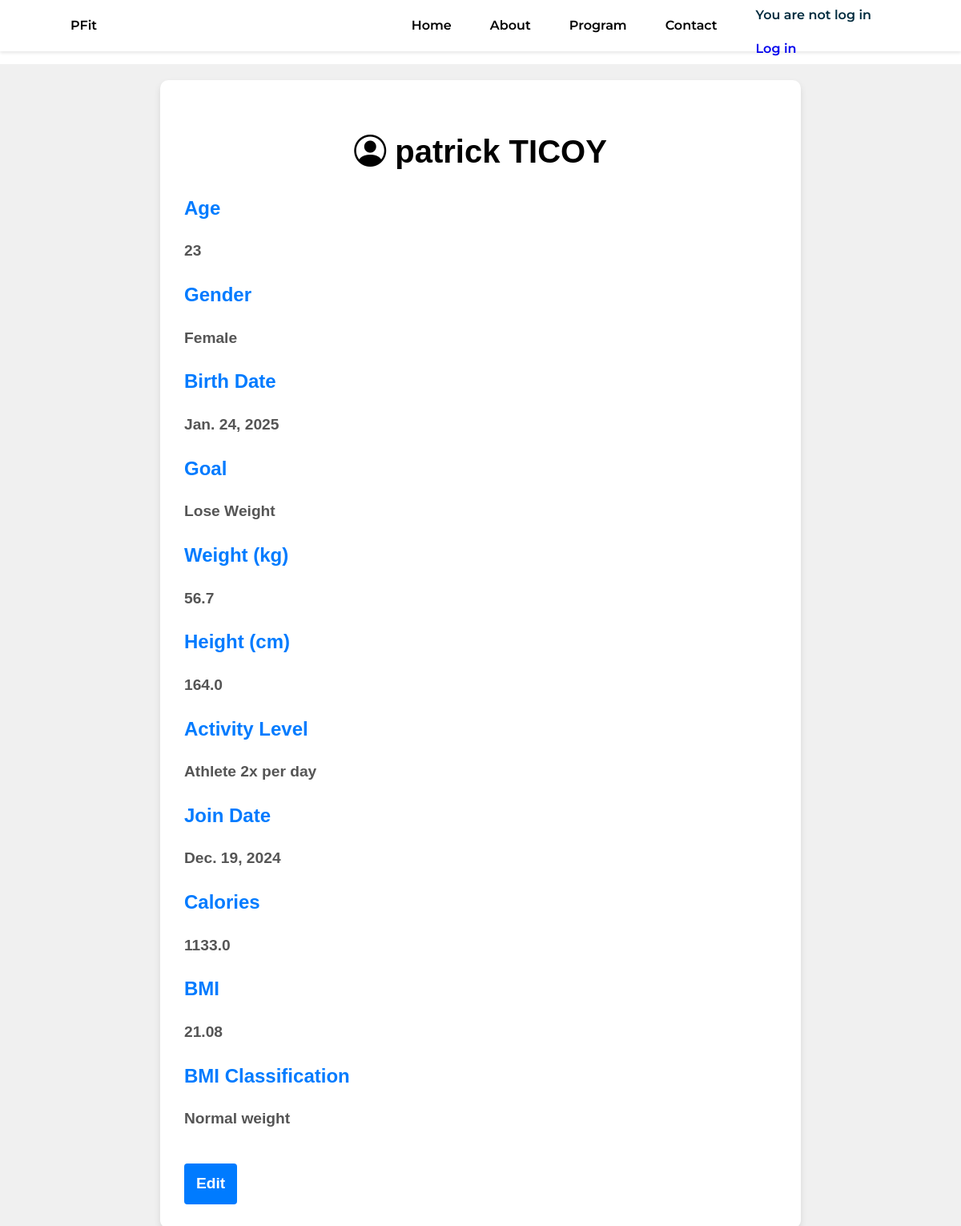
The app's page /info/1/, older data.
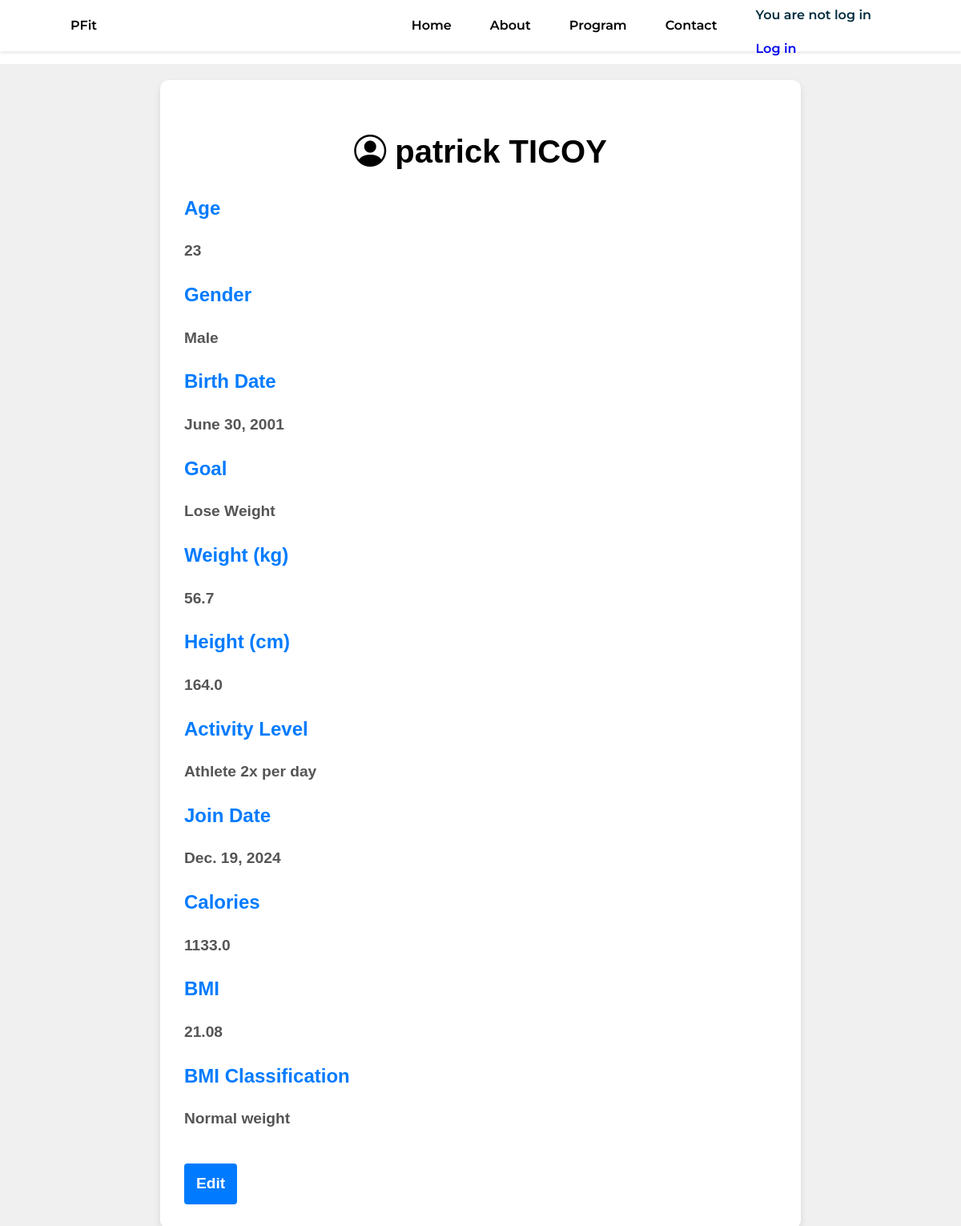
The same page, newer data.
### app/models.py (models this page shows, shortened)
class Client(models.Model):
    user = models.OneToOneField(User, null=True,  on_delete=models.CASCADE)
    clientID = models.AutoField(primary_key=True)
    fname = models.CharField(max_length=100,null = False)
    lname = models.CharField(max_length=100, null = False)
    clientAge=models.PositiveIntegerField()
    gender_choices = (
        ('M', 'Male'),
        ('F', 'Female'),
        ('', 'Other'),
    )
    clientSex = models.CharField(max_length=10, choices=gender_choices)
    birthdate = models.DateField()
    goal = models.ForeignKey(Goals, on_delete=models.CASCADE)
    weight = models.FloatField()
    height = models.FloatField()
    level_choices = (
        ('Sedentary', 'Sedentary'),
        ('Lightly Active', 'Lightly Active'),
        ('Moderately Active', 'Moderately Active'),
        ('Very Active', 'Very Active'),
        ('Athlete 2x per day', 'Athlete 2x per day'),
    )
    activityLevel = models.CharField(max_length=100, choices=level_choices)
    joinedDate = models.DateField(null = False)
    bmi = models.FloatField(null=True, blank=True)
    calories = models.FloatField(null=True, blank=True)
    bmi_category = models.CharField(max_length=10, null=True, blank=True)

class Goals(models.Model):
    goalID = models.AutoField(primary_key=True)
    goal =  models.CharField(max_length=100)
    goalDescription = models.TextField()
    exerciseDuration = models.PositiveIntegerField()
    def __str__(self):
        return self.goal

### app/views.py (the view)
# urls.py: path('info/<int:pk>/', ClientInfoView.as_view(), name='client_info'),
class ClientInfoView(DetailView):
    model = Client
    context_object_name = 'client'
    template_name = 'apps/homepages/client_infoview.html'

### app/context_processors.py (called while the page is built)
def client_processor(request):
    client = None
    if request.user.is_authenticated:
        client = Client.objects.filter(user=request.user).first()
    return {'client': client}

### app/templates/apps/homepages/client_infoview.html (shortened to what this page needs)
{% extends 'apps/homepages/homepagebase.html'%}
{% load static %}
{% block content%}
<link rel="stylesheet" href="{% static 'css/profile_info.css' %}">
{% if client%}
<div class="client-detail-container">
    <div class="client-detail">
        <h1  class="bi bi-person-circle" style ="color:black;">
            {{ client.fname }} {{ client.lname }}
        </h1>
        <div class="detail-item">
            <h2>Age</h2>
            <p>{{ client.clientAge }}</p>
        </div>
        <div class="detail-item">
            <h2>Gender</h2>
            <p>{{ client.get_clientSex_display }}</p>
        </div>
        <div class="detail-item">
            <h2>Birth Date</h2>
            <p>{{ client.birthdate }}</p>
        </div>
        <div class="detail-item">
            <h2>Goal</h2>
            <p>{{ client.goal }}</p>
        </div>
        <div class="detail-item">
            <h2>Weight (kg)</h2>
            <p>{{ client.weight }}</p>
        </div>
        <div class="detail-item">
            <h2>Height (cm)</h2>
            <p>{{ client.height }}</p>
        </div>
        <div class="detail-item">
            <h2>Activity Level</h2>
            <p>{{ client.get_activityLevel_display }}</p>
        </div>
        <div class="detail-item">
            <h2>Join Date</h2>
            <p>{{ client.joinedDate }}</p>
        </div>
        <div class="detail-item">
            <h2>Calories</h2>
            <p>{{ client.calories }}</p>
        </div>
        <div class="detail-item">
            <h2>BMI</h2>
            <p>{{ client.bmi }}</p>
        </div>
        <div class="detail-item">
            <h2>BMI Classification</h2>
            <p>{{ client.bmi_category }}</p>
        </div>
        <a href= "{% url 'client_update' object.pk %}"class ="cta-btn" type="submit" value ="Edit">Edit</a>
    </div>
</div>
{% endif %}
{% endblock content %}

Row changes from the older to the newer data that the page shows:
changed Client "patrick": clientSex "Female" → "Male"; birthdate "Jan. 24, 2025" → "June 30, 2001"
